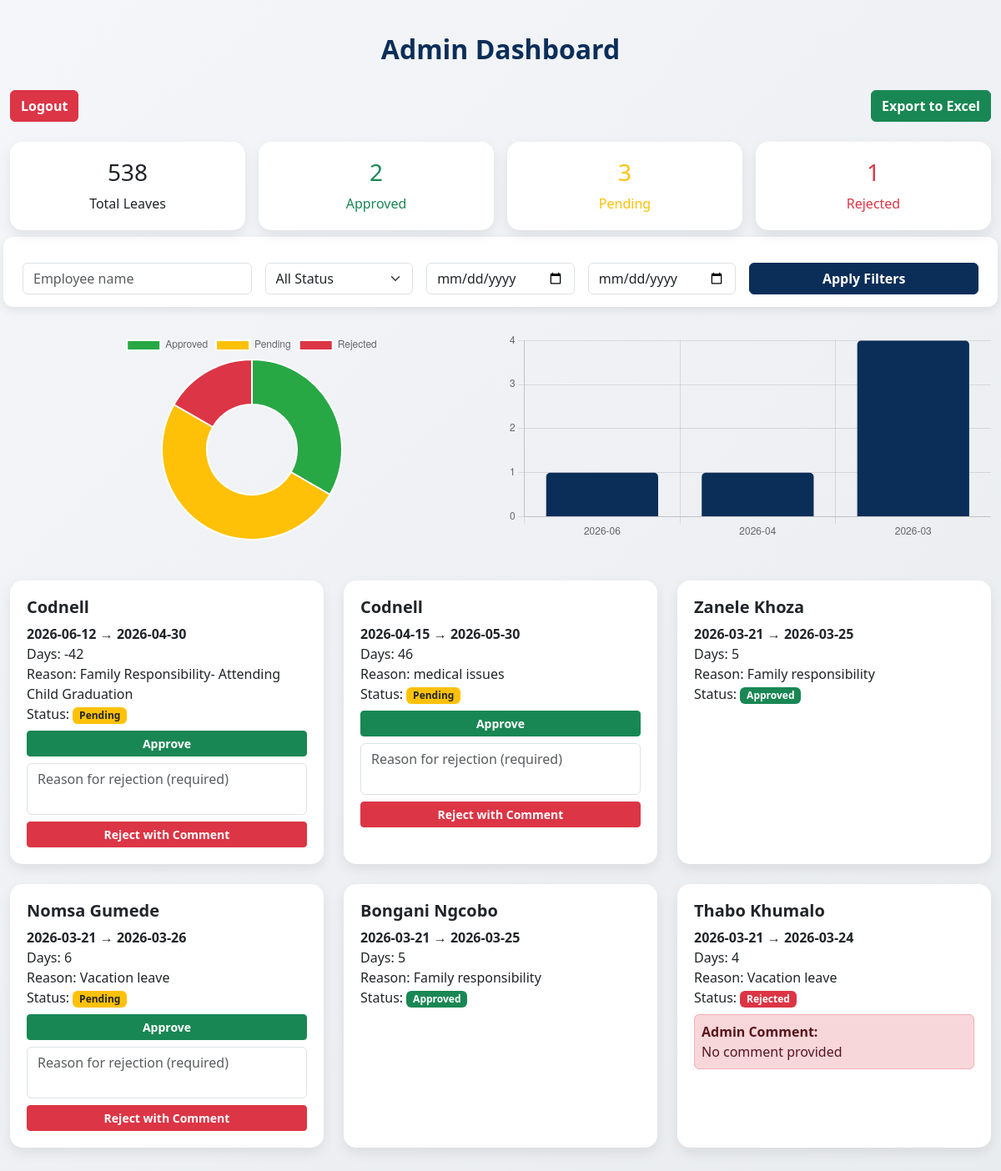
The app's page /dashboard (signed in) with its own data.
### tables this page shows
CREATE TABLE leave_requests (
            id INTEGER PRIMARY KEY AUTOINCREMENT,
            user_id INTEGER,
            start_date TEXT,
            end_date TEXT,
            reason TEXT,
            status TEXT DEFAULT 'Pending',
            admin_comment TEXT,
            created_at TEXT,
            FOREIGN KEY (user_id) REFERENCES users(id)
        );

CREATE TABLE users (
            id INTEGER PRIMARY KEY AUTOINCREMENT,
            name TEXT NOT NULL,
            email TEXT UNIQUE NOT NULL,
            password TEXT NOT NULL,
            role TEXT NOT NULL,
            totp_secret TEXT,
            qr_shown INTEGER DEFAULT 0
        );

### app.py (the view, shortened to what this page needs)
@app.route("/dashboard")
def dashboard():
    if "user_id" not in session:
        return redirect(url_for("login"))
    db = get_db()
    page = request.args.get("page", 1, type=int)
    per_page = 6
    offset = (page - 1) * per_page
    if session["role"] == "admin":
        total_leaves_count = db.execute("SELECT COUNT(*) as count FROM leave_requests").fetchone()["count"]
        rows = db.execute("""
            SELECT lr.*, u.name as name
            FROM leave_requests lr
            JOIN users u ON u.id = lr.user_id
            ORDER BY lr.start_date DESC
            LIMIT ? OFFSET ?
        """, (per_page, offset)).fetchall()
        leaves = []
        approved = pending = rejected = 0
        monthly = defaultdict(int)
        for r in rows:
            leave = dict(r)
            leave["total_days"] = calculate_total_days(r["start_date"], r["end_date"])
            leaves.append(leave)
            if r["status"] == "Approved":
                approved += 1
            elif r["status"] == "Pending":
                pending += 1
            elif r["status"] == "Rejected":
                rejected += 1
            monthly[r["start_date"][:7]] += 1
        total_pages = (total_leaves_count + per_page - 1) // per_page
        return render_template(
            "admin_dashboard.html",
            leaves=leaves,
            total_leaves=total_leaves_count,
            approved_count=approved,
            pending_count=pending,
            rejected_count=rejected,
            months=list(monthly.keys()),
            monthly_counts=list(monthly.values()),
            page=page,
            total_pages=total_pages
        )

### app.py (called while the page is built)
def get_db():
    if "db" not in g:
        g.db = sqlite3.connect(DB, timeout=10)
        g.db.row_factory = sqlite3.Row
    return g.db

def calculate_total_days(start_date, end_date):
    s = datetime.strptime(start_date, "%Y-%m-%d")
    e = datetime.strptime(end_date, "%Y-%m-%d")
    return (e - s).days + 1

### templates/admin_dashboard.html (shortened to what this page needs)
<!DOCTYPE html>
<html lang="en">
<head>
    <link href="https://cdn.jsdelivr.net/npm/bootstrap@5.3.3/dist/css/bootstrap.min.css" rel="stylesheet">
</head>
<body>
<div class="container container-card">
    <h2>Admin Dashboard</h2>
    <div class="d-flex justify-content-between mb-3 flex-wrap">
        <a href="{{ url_for('logout') }}" class="btn btn-danger mb-2">Logout</a>
        <a href="{{ url_for('export_leaves') }}" class="btn btn-success mb-2">Export to Excel</a>
    </div>
    <div class="row mb-4 g-3">
        <div class="col-md-3 col-sm-6">
            <div class="stat-card">
                <h3>{{ total_leaves }}</h3>
                <span>Total Leaves</span>
            </div>
        </div>
        <div class="col-md-3 col-sm-6">
            <div class="stat-card text-success">
                <h3>{{ approved_count }}</h3>
                <span>Approved</span>
            </div>
        </div>
        <div class="col-md-3 col-sm-6">
            <div class="stat-card text-warning">
                <h3>{{ pending_count }}</h3>
                <span>Pending</span>
            </div>
        </div>
        <div class="col-md-3 col-sm-6">
            <div class="stat-card text-danger">
                <h3>{{ rejected_count }}</h3>
                <span>Rejected</span>
            </div>
        </div>
    </div>
    <form method="get" class="filters row g-3">
        <div class="col-md-3">
            <input type="text" name="search" class="form-control" placeholder="Employee name"
                   value="{{ request.args.get('search','') }}">
        </div>
        <div class="col-md-2">
            <select name="status" class="form-select">
                <option value="">All Status</option>
            </select>
        </div>
        <div class="col-md-2">
            <input type="date" name="start_date" class="form-control">
        </div>
        <div class="col-md-2">
            <input type="date" name="end_date" class="form-control">
        </div>
        <div class="col-md-3 d-grid">
            <button class="btn btn-primary">Apply Filters</button>
        </div>
    </form>
    <div class="row mb-5 text-center g-3">
        <div class="col-md-6">
            <div class="chart-container">
                <canvas id="statusChart"></canvas>
            </div>
        </div>
        <div class="col-md-6">
            <div class="chart-container">
                <canvas id="monthlyChart"></canvas>
            </div>
        </div>
    </div>
    <div class="row g-4">
        {% for leave in leaves %}
        <div class="col-md-4 col-sm-6">
            <div class="leave-card">
                <h5 class="fw-bold">{{ leave.name }}</h5>
                <p class="mb-2">
                    <strong>{{ leave.start_date }}</strong> → <strong>{{ leave.end_date }}</strong><br>
                    Days: {{ leave.total_days }}<br>
                    Reason: {{ leave.reason }}<br>
                    Status:
                    {% if leave.status == "Approved" %}
                        <span class="badge bg-success">Approved</span>
                    {% elif leave.status == "Pending" %}
                        <span class="badge bg-warning text-dark">Pending</span>
                    {% else %}
                        <span class="badge bg-danger">Rejected</span>
                    {% endif %}
                </p>
                {% if leave.status == "Pending" %}
                    <a href="{{ url_for('approve_leave', leave_id=leave.id) }}"
                       class="btn btn-success btn-sm mb-2 w-100">Approve</a>
                    <form method="post" action="{{ url_for('reject_leave', leave_id=leave.id) }}">
                        <textarea name="admin_comment" class="form-control mb-2" rows="2"
                                  placeholder="Reason for rejection (required)" required></textarea>
                        <button class="btn btn-danger btn-sm w-100">Reject with Comment</button>
                    </form>
                {% elif leave.status == "Rejected" %}
                    <div class="alert alert-danger mt-2 p-2">
                        <strong>Admin Comment:</strong><br>
                        {{ leave.admin_comment or "No comment provided" }}
                    </div>
                {% endif %}
            </div>
        </div>
        {% endfor %}
    </div>
</div>
<script>
const statusChart = new Chart(document.getElementById('statusChart'), {
    type: 'doughnut',
    data: {
        labels: ['Approved', 'Pending', 'Rejected'],
        datasets: [{
            data: [{{ approved_count }}, {{ pending_count }}, {{ rejected_count }}],
            backgroundColor: ['#28a745', '#ffc107', '#dc3545']
        }]
    },
    options: { responsive: true, maintainAspectRatio: false }
});
const monthlyChart = new Chart(document.getElementById('monthlyChart'), {
    type: 'bar',
    data: {
        labels: {{ months | safe }},
        datasets: [{
            label: 'Leaves per Month',
            data: {{ monthly_counts | safe }},
            backgroundColor: '#0b2e59',
            borderRadius: 5
        }]
    },
    options: {
        responsive: true,
        maintainAspectRatio: false,
        plugins: { legend: { display: false } },
        scales: { y: { beginAtZero: true, ticks: { stepSize: 1 } } }
    }
});
</script>
</body>
</html>

### templates/admin_dashboard.html (style rules this page uses)
:root { --vut-blue: #0b2e59; --vut-gold: #f4b400; }
body { background: linear-gradient(135deg, #f4f6f9, #e9ecef); font-family: 'Segoe UI', Tahoma, Geneva, Verdana, sans-serif; }
.container-card { max-width: 1200px; margin: 40px auto; }
h2 { text-align: center; color: var(--vut-blue); font-weight: 700; margin-bottom: 30px; }
.stat-card { background: #ffffff; border-radius: 15px; padding: 20px; text-align: center; box-shadow: 0 6px 15px rgba(0,0,0,.08); }
.leave-card { background: #ffffff; border-radius: 15px; padding: 20px; box-shadow: 0 6px 15px rgba(0,0,0,.08); height: 100%; transition: transform 0.2s; }
.filters { background: #ffffff; padding: 15px; border-radius: 12px; box-shadow: 0 4px 12px rgba(0,0,0,.08); margin-bottom: 30px; }
textarea { resize: none; }
.chart-container { position: relative; height: 250px; max-width: 100%; margin: auto; overflow: visible; }
.btn-primary { background-color: var(--vut-blue); border-color: var(--vut-blue); font-weight: 600; transition: all 0.3s ease; }
.btn-danger, .btn-success { font-weight: 600; transition: all 0.3s ease; }

### records on screen
leave_requests: name "Codnell", start_date "2026-06-12", end_date "2026-04-30", total_days "-42", reason "Family Responsibility- Attending Child Graduation", status "Pending"
leave_requests: name "Codnell", start_date "2026-04-15", end_date "2026-05-30", total_days "46", reason "medical issues", status "Pending"
leave_requests: name "Zanele Khoza", start_date "2026-03-21", end_date "2026-03-25", total_days "5", reason "Family responsibility", status "Approved"
leave_requests: name "Nomsa Gumede", start_date "2026-03-21", end_date "2026-03-26", total_days "6", reason "Vacation leave", status "Pending"
leave_requests: name "Bongani Ngcobo", start_date "2026-03-21", end_date "2026-03-25", total_days "5", reason "Family responsibility", status "Approved"
leave_requests: name "Thabo Khumalo", start_date "2026-03-21", end_date "2026-03-24", total_days "4", reason "Vacation leave", status "Rejected", admin_comment "No comment provided"

### other values on screen
{{ total_leaves }} "538"
{{ approved_count }} "2"
{{ pending_count }} "3"
{{ rejected_count }} "1"
chart data {{ approved_count }} 2
chart data {{ pending_count }} 3
chart data {{ rejected_count }} 1
chart data {{ months | safe }} ['2026-06', '2026-04', '2026-03']
